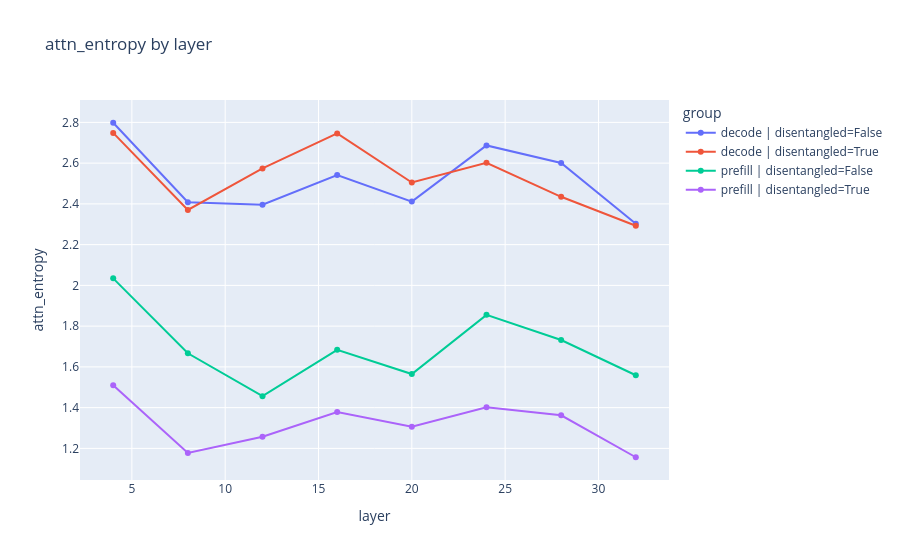

Notebook source saved alongside this figure:
### Code cell
if len(attn_df) > 0:
    metric = 'attn_entropy'
    plot_df = attn_summary.copy()
    plot_df['group'] = plot_df['phase'] + ' | disentangled=' + plot_df['disentangled'].astype(str)
    fig = px.line(plot_df, x='layer', y=metric, color='group', markers=True, title=f'{metric} by layer')
    fig.show()

### Figure 1 — Plotly figure (JSON) as saved in the notebook; plotly's stock layout.template omitted (floating-point values rounded to 4 significant figures)
{"data": [{"hovertemplate": "group=decode | disentangled=False<br>layer=%{x}<br>attn_entropy=%{y}<extra></extra>", "legendgroup": "decode | disentangled=False", "line": {"color": "#636efa", "dash": "solid"}, "marker": {"symbol": "circle"}, "mode": "lines+markers", "name": "decode | disentangled=False", "orientation": "v", "showlegend": true, "type": "scatter", "x": [4, 8, 12, 16, 20, 24, 28, 32], "xaxis": "x", "y": [2.798, 2.408, 2.396, 2.542, 2.411, 2.687, 2.601, 2.302], "yaxis": "y"}, {"hovertemplate": "group=decode | disentangled=True<br>layer=%{x}<br>attn_entropy=%{y}<extra></extra>", "legendgroup": "decode | disentangled=True", "line": {"color": "#EF553B", "dash": "solid"}, "marker": {"symbol": "circle"}, "mode": "lines+markers", "name": "decode | disentangled=True", "orientation": "v", "showlegend": true, "type": "scatter", "x": [4, 8, 12, 16, 20, 24, 28, 32], "xaxis": "x", "y": [2.748, 2.371, 2.574, 2.746, 2.505, 2.601, 2.435, 2.293], "yaxis": "y"}, {"hovertemplate": "group=prefill | disentangled=False<br>layer=%{x}<br>attn_entropy=%{y}<extra></extra>", "legendgroup": "prefill | disentangled=False", "line": {"color": "#00cc96", "dash": "solid"}, "marker": {"symbol": "circle"}, "mode": "lines+markers", "name": "prefill | disentangled=False", "orientation": "v", "showlegend": true, "type": "scatter", "x": [4, 8, 12, 16, 20, 24, 28, 32], "xaxis": "x", "y": [2.034, 1.667, 1.456, 1.684, 1.565, 1.855, 1.732, 1.559], "yaxis": "y"}, {"hovertemplate": "group=prefill | disentangled=True<br>layer=%{x}<br>attn_entropy=%{y}<extra></extra>", "legendgroup": "prefill | disentangled=True", "line": {"color": "#ab63fa", "dash": "solid"}, "marker": {"symbol": "circle"}, "mode": "lines+markers", "name": "prefill | disentangled=True", "orientation": "v", "showlegend": true, "type": "scatter", "x": [4, 8, 12, 16, 20, 24, 28, 32], "xaxis": "x", "y": [1.51, 1.178, 1.257, 1.379, 1.306, 1.402, 1.362, 1.157], "yaxis": "y"}], "layout": {"legend": {"title": {"text": "group"}, "tracegroupgap": 0}, "title": {"text": "attn_entropy by layer"}, "xaxis": {"anchor": "y", "domain": [0, 1], "title": {"text": "layer"}}, "yaxis": {"anchor": "x", "domain": [0, 1], "title": {"text": "attn_entropy"}}}}
